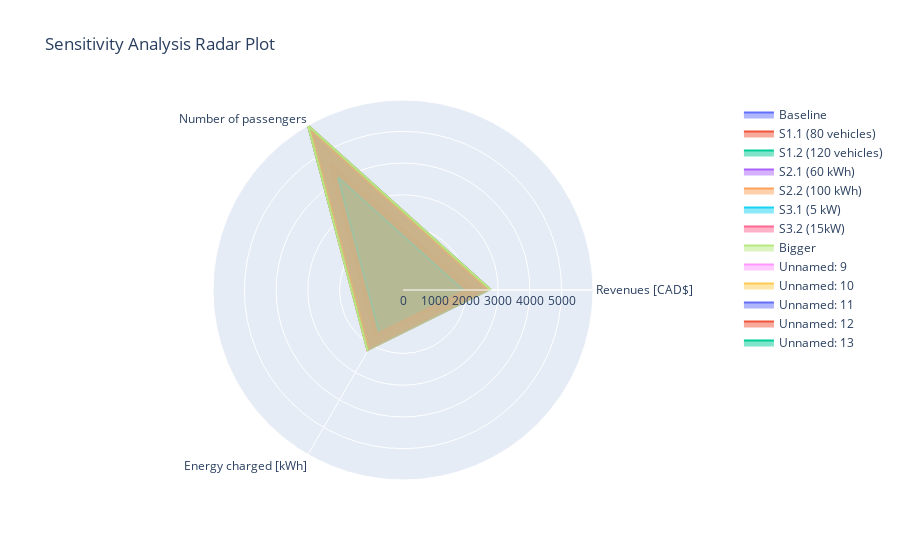

The notebook cell saved with this chart:
### Code cell
import pandas as pd
import plotly.graph_objects as go

# Load the Excel file
file_path = 'sensitivity_analysis.xlsx'
df = pd.read_excel(file_path, index_col=0)

# Convert all data to numeric, coercing errors and replacing NaNs with 0
df = df.apply(pd.to_numeric, errors='coerce').fillna(0)

# Define the categories (rows) and the scenarios (columns)
categories = df.index
scenarios = df.columns

# Create a radar plot for each scenario
fig = go.Figure()

for scenario in scenarios:
    fig.add_trace(go.Scatterpolar(
        r=df[scenario],
        theta=categories,
        fill='toself',
        name=scenario
    ))

# Update the layout of the plot
fig.update_layout(
    polar=dict(
        radialaxis=dict(
            visible=True,
            range=[0, df.max().max()]  # Maximum value after conversion
        )),
    showlegend=True,
    title="Sensitivity Analysis Radar Plot"
)

# Show the plot
fig.show()

### Figure 1 — Plotly figure (JSON) as saved in the notebook; plotly's stock layout.template omitted (floating-point values rounded to 4 significant figures)
{"data": [{"fill": "toself", "name": "Baseline", "r": [2667.0, 5762, 2138.0, 0, 0, 1, 1, 1, 0, 0, 0, 0, 0, 0, 0, 0, 0, 0, 0, 0, 0, 0, 0, 0, 0, 0, 0, 0, 0, 0, 0, 0, 0, 0], "theta": ["Revenues [CAD$]", "Number of passengers", "Energy charged [kWh]", null, null, "Revenues [CAD$]", "Number of passengers", "Energy charged [kWh]", null, null, null, null, null, null, null, null, null, null, null, null, null, null, null, null, null, null, null, null, null, null, null, null, null, null], "type": "scatterpolar"}, {"fill": "toself", "name": "S1.1 (80 vehicles)", "r": [2144.0, 4629, 1708.0, 0, 0, 0.8037, 0.8034, 0.7992, 0, 0, 0, 0, 0, 0, 0, 0, 0, 0, 0, 0, 0, 0, 0, 0, 0, 0, 0, 0, 0, 0, 0, 0, 0, 0], "theta": ["Revenues [CAD$]", "Number of passengers", "Energy charged [kWh]", null, null, "Revenues [CAD$]", "Number of passengers", "Energy charged [kWh]", null, null, null, null, null, null, null, null, null, null, null, null, null, null, null, null, null, null, null, null, null, null, null, null, null, null], "type": "scatterpolar"}, {"fill": "toself", "name": "S1.2 (120 vehicles)", "r": [2774.0, 5990, 2215.0, 0, 0, 1.04, 1.04, 1.036, 0, 0, 0, 0, 0, 0, 0, 0, 0, 0, 0, 0, 0, 0, 0, 0, 0, 0, 0, 0, 0, 0, 0, 0, 0, 0], "theta": ["Revenues [CAD$]", "Number of passengers", "Energy charged [kWh]", null, null, "Revenues [CAD$]", "Number of passengers", "Energy charged [kWh]", null, null, null, null, null, null, null, null, null, null, null, null, null, null, null, null, null, null, null, null, null, null, null, null, null, null], "type": "scatterpolar"}, {"fill": "toself", "name": "S2.1 (60 kWh)", "r": [2667.0, 5761, 2138.0, 0, 0, 0.9998, 0.9998, 1, 0, 0, 0, 0, 0, 0, 0, 0, 0, 0, 0, 0, 0, 0, 0, 0, 0, 0, 0, 0, 0, 0, 0, 0, 0, 0], "theta": ["Revenues [CAD$]", "Number of passengers", "Energy charged [kWh]", null, null, "Revenues [CAD$]", "Number of passengers", "Energy charged [kWh]", null, null, null, null, null, null, null, null, null, null, null, null, null, null, null, null, null, null, null, null, null, null, null, null, null, null], "type": "scatterpolar"}, {"fill": "toself", "name": "S2.2 (100 kWh)", "r": [2686.0, 5800, 2138.0, 0, 0, 1.007, 1.007, 1, 0, 0, 0, 0, 0, 0, 0, 0, 0, 0, 0, 0, 0, 0, 0, 0, 0, 0, 0, 0, 0, 0, 0, 0, 0, 0], "theta": ["Revenues [CAD$]", "Number of passengers", "Energy charged [kWh]", null, null, "Revenues [CAD$]", "Number of passengers", "Energy charged [kWh]", null, null, null, null, null, null, null, null, null, null, null, null, null, null, null, null, null, null, null, null, null, null, null, null, null, null], "type": "scatterpolar"}, {"fill": "toself", "name": "S3.1 (5 kW)", "r": [1895.0, 4094, 1515.0, 0, 0, 0.7106, 0.7105, 0.7089, 0, 0, 0, 0, 0, 0, 0, 0, 0, 0, 0, 0, 0, 0, 0, 0, 0, 0, 0, 0, 0, 0, 0, 0, 0, 0], "theta": ["Revenues [CAD$]", "Number of passengers", "Energy charged [kWh]", null, null, "Revenues [CAD$]", "Number of passengers", "Energy charged [kWh]", null, null, null, null, null, null, null, null, null, null, null, null, null, null, null, null, null, null, null, null, null, null, null, null, null, null], "type": "scatterpolar"}, {"fill": "toself", "name": "S3.2 (15kW)", "r": [2772.0, 5990, 2227.0, 0, 0, 1.039, 1.04, 1.042, 0, 0, 0, 0, 0, 0, 0, 0, 0, 0, 0, 0, 0, 0, 0, 0, 0, 0, 0, 0, 0, 0, 0, 0, 0, 0], "theta": ["Revenues [CAD$]", "Number of passengers", "Energy charged [kWh]", null, null, "Revenues [CAD$]", "Number of passengers", "Energy charged [kWh]", null, null, null, null, null, null, null, null, null, null, null, null, null, null, null, null, null, null, null, null, null, null, null, null, null, null], "type": "scatterpolar"}, {"fill": "toself", "name": "Bigger", "r": [2774.0, 5990, 2227.0, 0, 0, 0, 0, 0, 0, 0, 0, 0, 0, 0, 0, 0, 0, 0, 0, 0, 0, 0, 0, 0, 0, 0, 0, 0, 0, 0, 0, 0, 0, 0], "theta": ["Revenues [CAD$]", "Number of passengers", "Energy charged [kWh]", null, null, "Revenues [CAD$]", "Number of passengers", "Energy charged [kWh]", null, null, null, null, null, null, null, null, null, null, null, null, null, null, null, null, null, null, null, null, null, null, null, null, null, null], "type": "scatterpolar"}, {"fill": "toself", "name": "Unnamed: 9", "r": [0, 0, 0, 0, 0, 0, 0, 0, 0, 0, 0, 0, 0, 0, 0, 0, 0, 0, 0, 0, 0, 0, 0, 0, 0, 0, 0, 0, 0, 0, 0, 0, 0, 0], "theta": ["Revenues [CAD$]", "Number of passengers", "Energy charged [kWh]", null, null, "Revenues [CAD$]", "Number of passengers", "Energy charged [kWh]", null, null, null, null, null, null, null, null, null, null, null, null, null, null, null, null, null, null, null, null, null, null, null, null, null, null], "type": "scatterpolar"}, {"fill": "toself", "name": "Unnamed: 10", "r": [0, 0, 0, 0, 0, 0, 0, 0, 0, 0, 0, 0, 0, 0, 0, 0, 0, 0, 0, 0, 0, 0, 0, 0, 0, 0, 0, 0, 0, 0, 0, 0, 0, 0], "theta": ["Revenues [CAD$]", "Number of passengers", "Energy charged [kWh]", null, null, "Revenues [CAD$]", "Number of passengers", "Energy charged [kWh]", null, null, null, null, null, null, null, null, null, null, null, null, null, null, null, null, null, null, null, null, null, null, null, null, null, null], "type": "scatterpolar"}, {"fill": "toself", "name": "Unnamed: 11", "r": [0, 0, 0, 0, 0, 0, 0, 0, 0, 0, 0, 0, 0, 0, 0, 0, 0, 0, 0, 0, 0, 0, 0, 0, 0, 0, 0, 2667.0, 2144.0, 2774.0, 2667.0, 2686.0, 1895.0, 2772.0], "theta": ["Revenues [CAD$]", "Number of passengers", "Energy charged [kWh]", null, null, "Revenues [CAD$]", "Number of passengers", "Energy charged [kWh]", null, null, null, null, null, null, null, null, null, null, null, null, null, null, null, null, null, null, null, null, null, null, null, null, null, null], "type": "scatterpolar"}, {"fill": "toself", "name": "Unnamed: 12", "r": [0, 0, 0, 0, 0, 0, 0, 0, 0, 0, 0, 0, 0, 0, 0, 0, 0, 0, 0, 0, 0, 0, 0, 0, 0, 0, 0, 5762, 4629, 5990, 5761, 5800, 4094, 5990], "theta": ["Revenues [CAD$]", "Number of passengers", "Energy charged [kWh]", null, null, "Revenues [CAD$]", "Number of passengers", "Energy charged [kWh]", null, null, null, null, null, null, null, null, null, null, null, null, null, null, null, null, null, null, null, null, null, null, null, null, null, null], "type": "scatterpolar"}, {"fill": "toself", "name": "Unnamed: 13", "r": [0, 0, 0, 0, 0, 0, 0, 0, 0, 0, 0, 0, 0, 0, 0, 0, 0, 0, 0, 0, 0, 0, 0, 0, 0, 0, 0, 2138.0, 1708.0, 2215.0, 2138.0, 2138.0, 1515.0, 2227.0], "theta": ["Revenues [CAD$]", "Number of passengers", "Energy charged [kWh]", null, null, "Revenues [CAD$]", "Number of passengers", "Energy charged [kWh]", null, null, null, null, null, null, null, null, null, null, null, null, null, null, null, null, null, null, null, null, null, null, null, null, null, null], "type": "scatterpolar"}], "layout": {"polar": {"radialaxis": {"range": [0, 5990], "visible": true}}, "showlegend": true, "title": {"text": "Sensitivity Analysis Radar Plot"}}}
